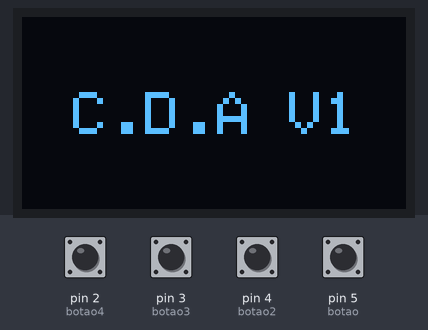
This sketch was run on a simulated Arduino Uno, built with avr-gcc and run on an emulated ATmega328P. Shown: 128×64 one-colour display. The test bench sets the inputs (shaded band); at power-on: pin 2 (botao4), pin 3 (botao3), pin 4 (botao2), pin 5 (botao) HIGH. The OLED is the two-colour kind (top 16 rows yellow).

Above: at 1.2 s.
1.3 s: pin 4 (botao2) pulled LOW for 3.2 s
At 5.4 s:
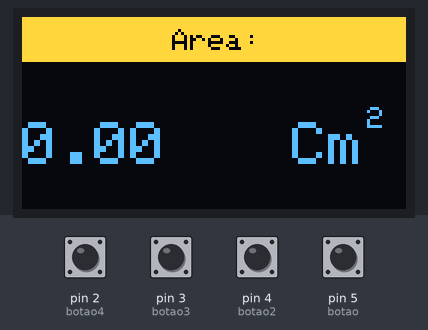
6.0 s: pin 4 (botao2) pulled LOW for 0.15 s
At 7.0 s:
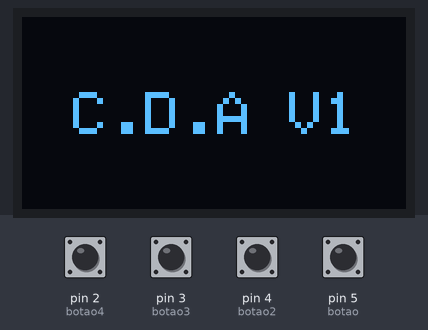
8.0 s: pin 4 (botao2) pulled LOW for 1 s
At 9.5 s:
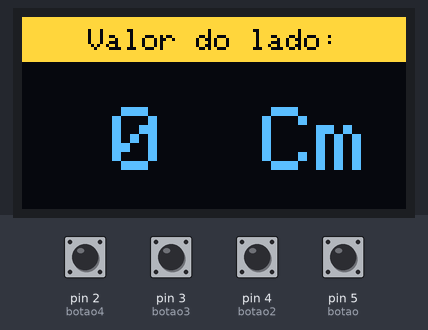
10.5 s: pin 5 (botao) pulled LOW for 0.15 s
At 11.7 s:
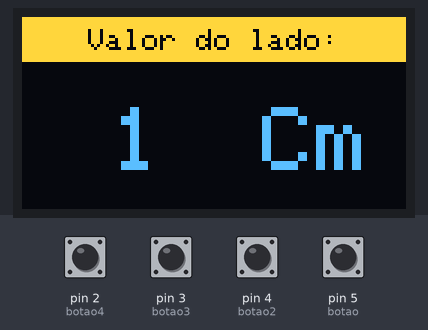
12.5 s: pin 2 (botao4) pulled LOW for 0.15 s
At 13.8 s:
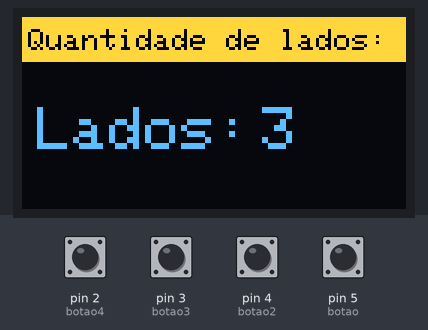
14.5 s: pin 4 (botao2) pulled LOW for 1 s
At 16.7 s:
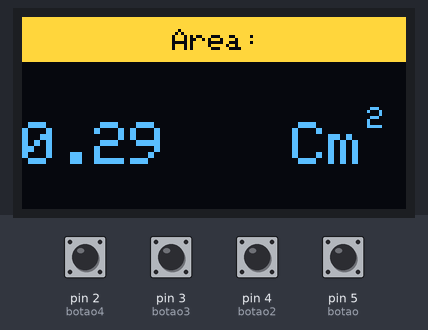
Timing chart, 0 to 18.0 s (numbered marks = the images above; inputs shaded):
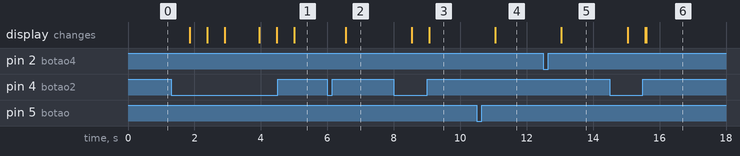

Measured:
- after the input at 1.3 s, the display: first changes after 0.56 s (image 1 shows a later state)
- after the input at 6.0 s, the display: changes after 0.55 s (image 2)
- after the input at 8.0 s, the display: first changes after 0.54 s (image 3 shows a later state)
- after the input at 10.5 s, the display: changes after 0.56 s (image 4)
- after the input at 12.5 s, the display: changes after 0.54 s (image 5)
- after the input at 14.5 s, the display: first changes after 0.54 s (image 6 shows a later state)

The sketch:

semafaro.ino
```cpp
#include <Adafruit_SSD1306.h> //inclui a biblioteca para o controle do display
#define OLED_RESET -1
#define SCREEN_ADDRESS 0x3C
Adafruit_SSD1306 display(128, 64, &Wire, OLED_RESET);  // define o tamanho do display

#define PI 3.1415926535897932384626433832795  //define um valor com várias casas decimais de pi

// inclui os botões e variáveis para o controle
int botao = 5;
int botao2 = 4;
int botao3 = 3;
int botao4 = 2;
int countUp = 0;
int lados = 0;
int countlado = 0;
float area = 0;
int p = 0;
float apot = 0;


void setup() {
  display.begin(SSD1306_SWITCHCAPVCC, 0x3C); //inicia o display
  display.clearDisplay(); //limpa o display
  // inclui os botões
  pinMode(botao, INPUT_PULLUP);
  pinMode(botao2, INPUT_PULLUP);
  pinMode(botao3, INPUT_PULLUP);
  pinMode(botao4, INPUT_PULLUP);
}

void loop() {
  //bloco responsável por passar o menu
  if (digitalRead(botao2) == LOW){
    delay(500);
    countUp++;}
  if (digitalRead(botao4) == LOW){
    delay(500);
    countUp--;}

  if(countUp == 0){
    tela1();
  }
   else if(countUp == 1){
    tela2();
  }
   else if(countUp == 2){
    tela3();
  }
   else if(countUp == 3){
    calcularea();
  }

 //bloco responsável por não permitir valores impossíveis na calculadora
  if(countUp == 4){
   countUp = 0;}
  if(lados < 3){
   lados = 3;}

}
void tela1(){  //função responsável por chamar a tela 1
  display.clearDisplay();
  display.setTextSize(2);
  display.setTextColor(1);
  display.setCursor(17,25);
  display.print("C.D.A V1");
  display.display();
}

void tela2(){ //função responsável por chamar a tela 2
  if (digitalRead(botao) == LOW){
    delay(500);
    lados++;}
  if (digitalRead(botao3) == LOW){
    delay(500);
    lados--;}
  display.clearDisplay();
  display.fillRect(0, 0, 128, 15, WHITE);
  display.setTextSize(1);
  display.setTextColor(BLACK,WHITE);
  display.setCursor(2,4);
  display.print("Quantidade de lados:");
  display.setTextSize(2);
  display.setTextColor(1);
  display.setCursor(5,30);
  display.print("Lados: ");
  display.setTextSize(2);
  display.setTextColor(1);
  display.setCursor(80,30);
  display.print(lados);
  display.display();
}

void tela3(){  //função responsável por chamar a tela 3

   if (digitalRead(botao) == LOW){
    delay(500);
    countlado++;}
   if(digitalRead(botao3) == LOW){
    delay(500);
    countlado--;}
   if(countlado < 0){
    countlado = 0;}

  display.clearDisplay();
  display.fillRect(0, 0, 128, 15, WHITE);
  display.setTextSize(1);
  display.setTextColor(BLACK,WHITE);
  display.setCursor(22,4);
  display.print("Valor do lado:");
  display.setTextSize(3);
  display.setTextColor(1);
  display.setCursor(30,30);
  display.print(countlado);
  display.setTextSize(3);
  display.setTextColor(1);
  display.setCursor(80,30);
  display.print("Cm");
  display.display();
}

void calcularea(){  //função responsável por chamar a tela 4(tela que mostra o resultado da área)
  area = (p/2) * apot;
  p = countlado * lados;
  apot = countlado/(2*tan(PI/lados));

  display.clearDisplay();
  display.fillRect(0, 0, 128, 15, WHITE);
  display.setTextSize(1);
  display.setTextColor(BLACK,WHITE);
  display.setCursor(50,4);
  display.print("Area:");
  display.setTextSize(2);
  display.setTextColor(1);
  display.setCursor(0,35);
  display.print(area);
  display.setTextSize(2);
  display.setTextColor(1);
  display.setCursor(90,35);
  display.print("Cm");
  display.setTextSize(1);
  display.setTextColor(1);
  display.setCursor(115,30);
  display.print("2");
  display.display();
}
```
